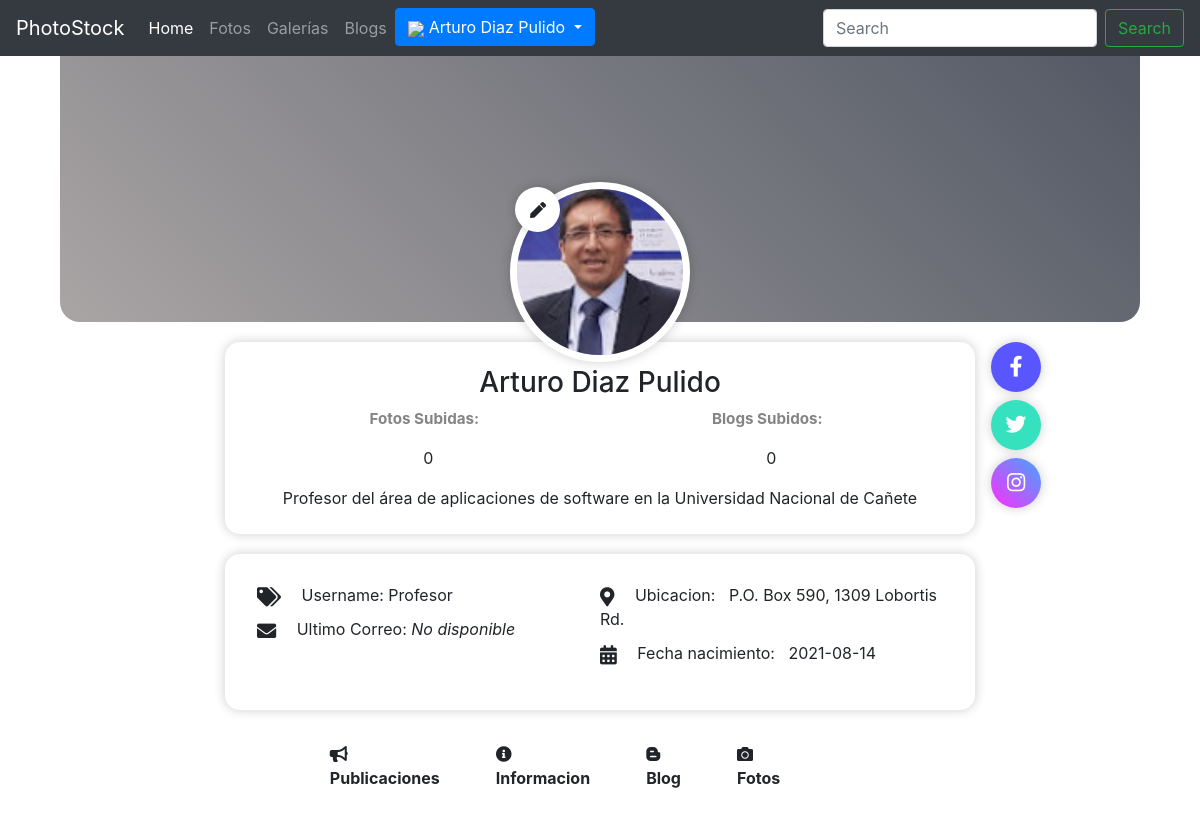
The page /profile.php?profile_id=21 (signed in) on the database as committed earlier.
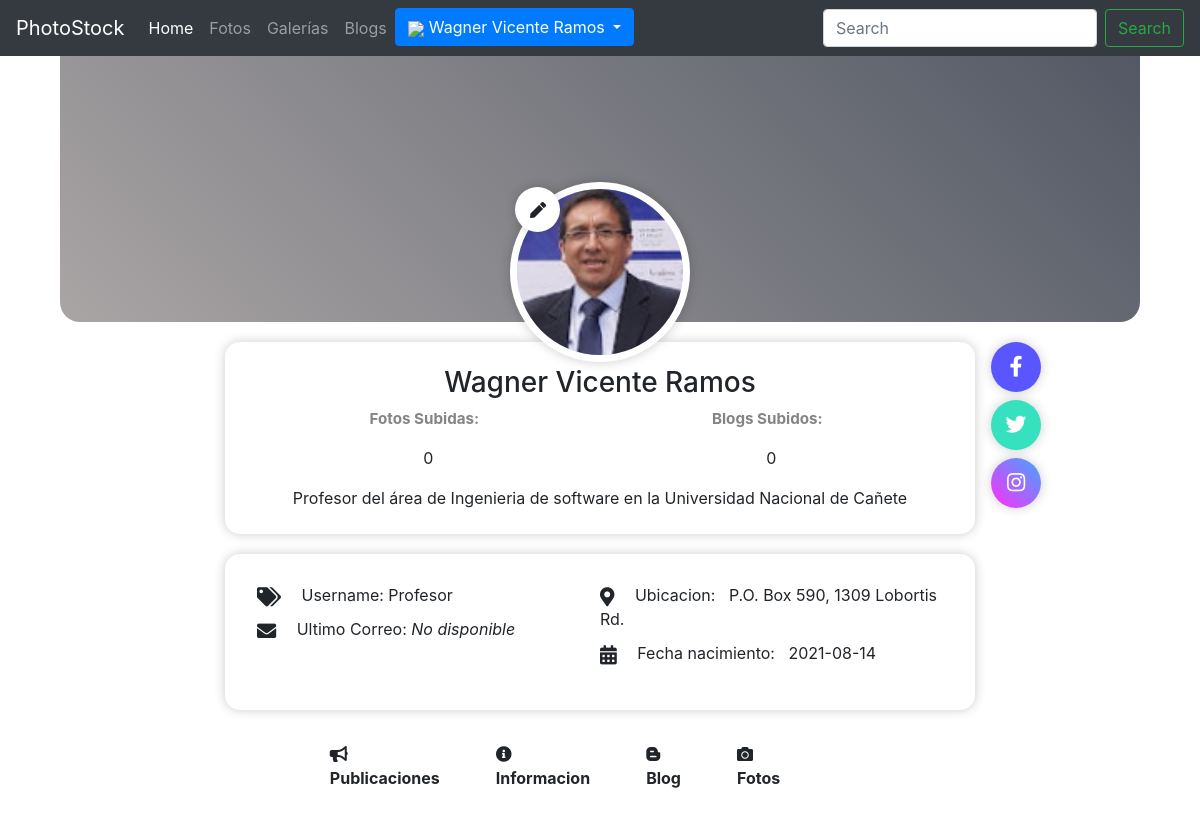
The same page on the database as committed later.
### tables this page shows
CREATE TABLE usuarios(
    id_usuario BIGINT PRIMARY KEY AUTO_INCREMENT,
    username VARCHAR(50) UNIQUE NOT NULL,
    password VARCHAR(250) NOT NULL,
    nombres VARCHAR(100) NOT NULL,
    apellidos VARCHAR(100)NOT NULL,
    nacimiento DATE NOT NULL,
    direccion TEXT NOT NULL,
    sobre_mi TEXT NULL,
    foto TEXT NULL,
    administrador int default 0
    );

### controladores/comprobar_sesion.php (called while the page is built, shortened)
<?php
function estaLogeado(){
if(isset($_SESSION['id_usuario'])){
    return true;
    }else return false;
}
?>

### profile.php (the view, shortened to what the changed rows need)
<!DOCTYPE html>
<html lang="en">
<head>
    <link rel="stylesheet" type="text/css" href="assets/css/perfil.css?3">
    <link rel="stylesheet" href="https://pro.fontawesome.com/releases/v5.10.0/css/all.css" />
</head>
<body>
    <?php include_once "templates/header.php"; ?>
    <div class="custom-main"><?php
        if (isset($_GET["profile_id"])){
            $profile = $_GET["profile_id"];
            include_once "controladores/obtener_perfil.php";
        }else{?>
        <h1>Parece que te has perdido </h1>
        <h1><a href="index.php">Volver al home </a></h1>
    <?php die();} ?>
    <section class="seccion-perfil-usuario">
        <div class="perfil-usuario-header">
            <div class="perfil-usuario-portada">
                <div class="perfil-usuario-avatar">
                    <img src="<?php echo $foto_perfil?>" alt="img-avatar">
                    <?php
                    include_once "controladores/comprobar_sesion.php";
                    if (estaLogeado()){
                    if ($profile == $_SESSION['id_usuario'] ){?>
                    <form method="post" action="cargar_foto.php" enctype="multipart/form-data">
                        <label for="file" class="boton-avatar">
                        </label>
                    </form>
                    </div> <?php	} }?>
                </div>
            </div>
        <div class="perfil-usuario-body">
            <div class="perfil-usuario-bio">
                <h3 class="titulo"><?php echo "$nombres $apellidos"; ?></h3>
                <div class="subidos">
                    <span><p class="texto"><b>Fotos Subidas: </b> &nbsp;</p><?php echo $fotos_subidas; ?> </p></span>
                    <span><p class="texto"><b>Blogs Subidos: </b> &nbsp;</p><?php echo $blogs_subidos; ?> </p></span>
                </div>
                <p class ="about"> <?php echo $sobre_mi;?></p>
            </div>
            <div class="perfil-usuario-footer">
                <ul class="lista-datos">
                    <li><i class="icono fas fa-tags"></i></i> Username: <?php echo $username;?></li>
                    <li><i class="icono fas fa-envelope"></i> Ultimo Correo: <?php echo $correo;?></li>
                </ul>
                <ul class="lista-datos">
                    <li><i class="icono fas fa-map-marker-alt"></i> Ubicacion: &nbsp; <?php echo $direccion;?></li>
                    <li><i class="icono fas fa-calendar-alt"></i> Fecha nacimiento: &nbsp; <?php echo $nacimiento;?></li>
                </ul>
            </div>
            <br>
        </div>
    </section>
</body>
</html>

### templates/header.php (shortened to what the changed rows need)
<!DOCTYPE html>
<html lang="en">
<head>
    <link rel="stylesheet" href="assets/bootstrap/bootstrap.css">
    <link rel="stylesheet" href="assets/css/main.css">
</head>
<body>
<nav class="navbar navbar-expand-lg navbar navbar-dark bg-dark fixed-top custom-nav">
  <div class="collapse navbar-collapse" id="navbarTogglerDemo03">
    <ul class="navbar-nav mr-auto mt-2 mt-lg-0">
    <?php
    include_once "controladores/comprobar_sesion.php";
    if(estaLogeado()){
      $foto = $_SESSION['foto_perfil'];
    ?>
      <div class="dropdown">
        <button class="btn btn-primary dropdown-toggle" type="button" data-toggle="dropdown"> <img class = "perfil" src=<?php echo $foto; ?> alt="Imagen de perfil de usuario"><?php echo $_SESSION ['nombres']; echo" ". $_SESSION['apellidos'];?>
        <span class="caret"></span></button>
      </div>
      <?php }
      else{
      ?>
        <li class="nav-item">
        <a class="nav-link" href="login.php">Iniciar Sesión</a>
        </li>
    <?php } ?>
    </ul>
  </div>
</nav>
<link rel="stylesheet" type="text/css" href="assets/css/main.css">
</body>
</html>

Rows that differ between the two databases and show on the page:
changed usuarios "Profesor": nombres "Arturo" → "Wagner"; apellidos "Diaz Pulido" → "Vicente Ramos"; sobre_mi "Profesor del área de aplicaciones de software en la Universidad Nacional de Cañete" → "Profesor del área de Ingenieria de software en la Universidad Nacional de Cañete"
Other text that changed with them:
$_SESSION ['nombres']: "Arturo" → "Wagner"
$_SESSION['apellidos']: "Diaz Pulido" → "Vicente Ramos"
